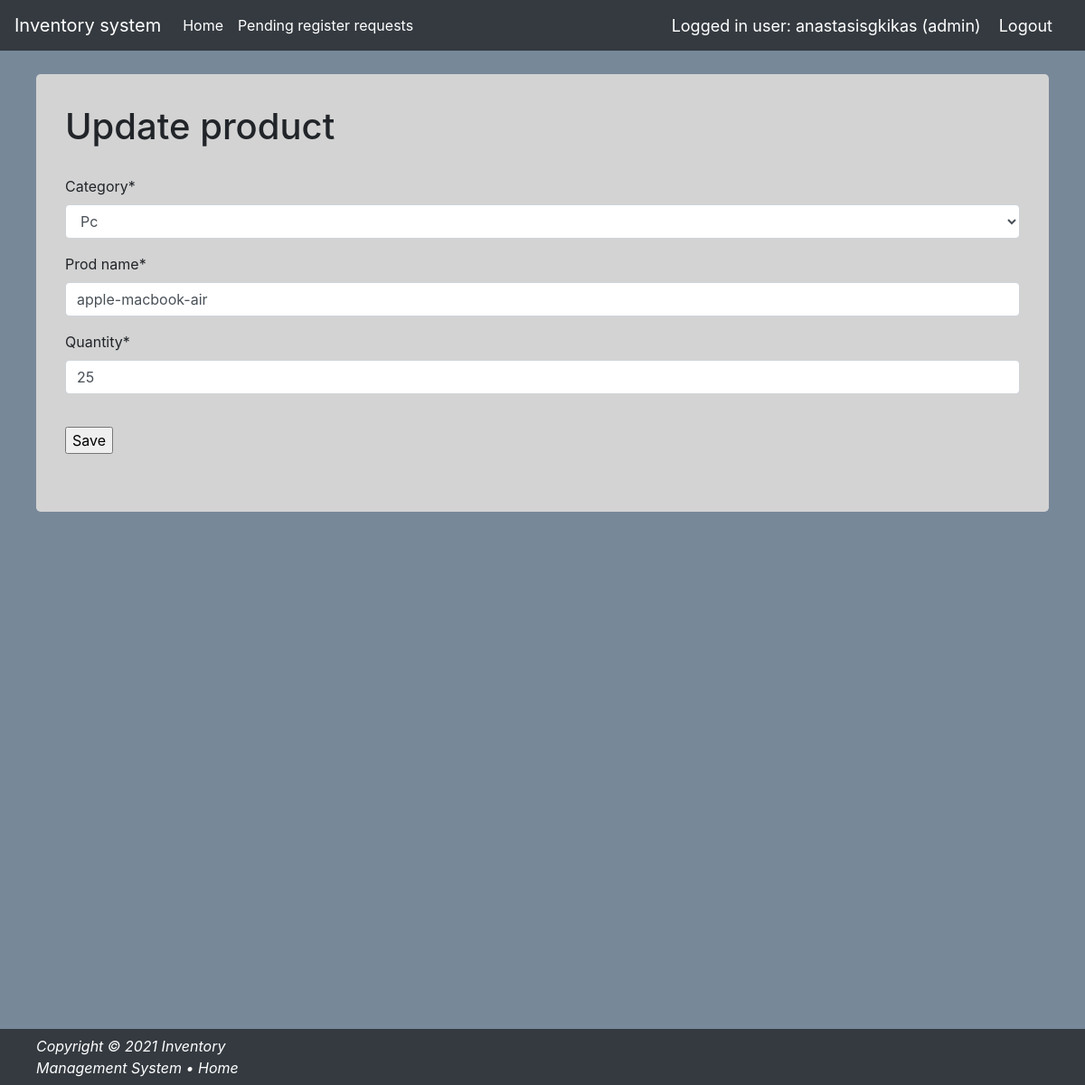
/update_product/1/ (signed in), run on the app's committed database.
### products/models.py (models this page shows, shortened)
class Product(models.Model):
    category = models.CharField(max_length=50, blank=False, choices=category_choice)
    prod_name = models.CharField(max_length=50, blank=False, null=True)
    quantity = models.IntegerField(default='0', blank=False, null=True)
    availability = models.BooleanField(default=False)
    last_updated = models.DateTimeField(auto_now_add=False, auto_now=True)
    price = models.IntegerField(default=0, blank=False)

### invmanagement/authentications.py (the view)
		def wrapper_func(request, *args, **kwargs):
			group = None
			if request.user.groups.exists():
				group = request.user.groups.all()[0].name
			if group in allowed_roles:
				return view_func(request, *args, **kwargs)
			else:
				return HttpResponse('You are not authorized to view this page')

### products/forms.py
class ProductUpdateForm(forms.ModelForm):
    class Meta:
        model = Product
        fields = ['category', 'prod_name', 'quantity']

### invmanagement/authentications.py (called while the page is built)
def allowed_users(allowed_roles=[]):
	def decorator(view_func):
		def wrapper_func(request, *args, **kwargs):
			group = None
			if request.user.groups.exists():
				group = request.user.groups.all()[0].name
			if group in allowed_roles:
				return view_func(request, *args, **kwargs)
			else:
				return HttpResponse('You are not authorized to view this page')
		return wrapper_func
	return decorator

### products/views.py (called while the page is built)
@login_required(login_url='login')
@allowed_users(allowed_roles=['admin', 'manager'])
def update_product(request, pk):
    title = "Update product"
    queryset = Product.objects.get(id=pk)
    form = ProductUpdateForm(instance=queryset)
    if request.method == 'POST':
        form = ProductUpdateForm(request.POST, instance=queryset)
        if form.is_valid():
            form.save()
            messages.success(request, 'Product updated successfully!')
            return redirect('/products')
    context = {
        'title': title,
        'form': form
    }
    return render(request, 'products/create_product.html', context)

### templates/products/create_product.html (shortened to what this page needs)
{% load static %}
{% load crispy_forms_tags %}
<!doctype html>
<html lang="en">
<head>
    <link href="{% static 'css/stylesheet.css' %}" rel="stylesheet">
    <link href="{% static 'css/bootstrap.min.css' %}" rel="stylesheet">
    <link href="{% static 'css/navbar-top-fixed.css' %}" rel="stylesheet">
</head>
<body id="bg" style="background-color: lightslategrey;">
{% include 'navbar.html' %}
<main role="main" class="flex-column" style="margin-right: 40px; margin-left: 40px; margin-top: 10px">
    <div class="jumbotron" style="background-color: lightgrey">
        <h1 style="margin-top: -30px; margin-bottom: 30px">{{ title }}</h1>
        <form method="POST" action=" ">{% csrf_token %}
            {{ form|crispy }}
            <input type="submit" value="Save" style="margin-top: 20px">
        </form>
    </div>
</main>
{% include "footer.html" %}
</body>
</html>

### templates/navbar.html (shortened to what this page needs)
{% load static %}
<nav class="navbar navbar-expand-md navbar-dark fixed-top bg-dark">
    <a class="navbar-brand" href="/">Inventory system</a>
    <div class="collapse navbar-collapse" id="navbarCollapse">
        <ul class="navbar-nav mr-auto">
            {% if request.user.groups.all.0.name != "customer" %}
                <li class="nav-item active">
                    <a class="nav-link" href="/">Home <span class="sr-only">(current)</span></a>
                </li>
            {% endif %}
            {% if request.user.groups.all.0.name == "admin" %}
                <li class="nav-item active">
                    <a class="nav-link" href="/inactive_users">Pending register requests</a>
                </li>
            {% endif %}
        </ul>
        <span class="hello-msg">Logged in user: {{ request.user }} ({{ request.user.groups.all.0.name }})</span>
        <span><a class="hello-msg" href="{% url 'logout' %}">Logout</a></span>
    </div>
</nav>

### static/css/stylesheet.css (style rules this page uses)
body { background-color: #34eb6b; min-height: 100vh; }
.bg-dark { background-repeat: no-repeat; background-size: cover; }

### static/css/navbar-top-fixed.css (style rules this page uses)
body { min-height: 75rem; padding-top: 4.5rem; }

### templates/navbar.html (style rules this page uses)
.hello-msg { font-size: 18px; color: #fff; margin-right: 20px; }

### data on the page
Product: category "Pc", prod_name "apple-macbook-air", quantity "25"

### other printed values
{{ request.user }} "anastasisgkikas"
{{ request.user.groups.all.0.name }} "admin"
{{ title }} "Update product"
